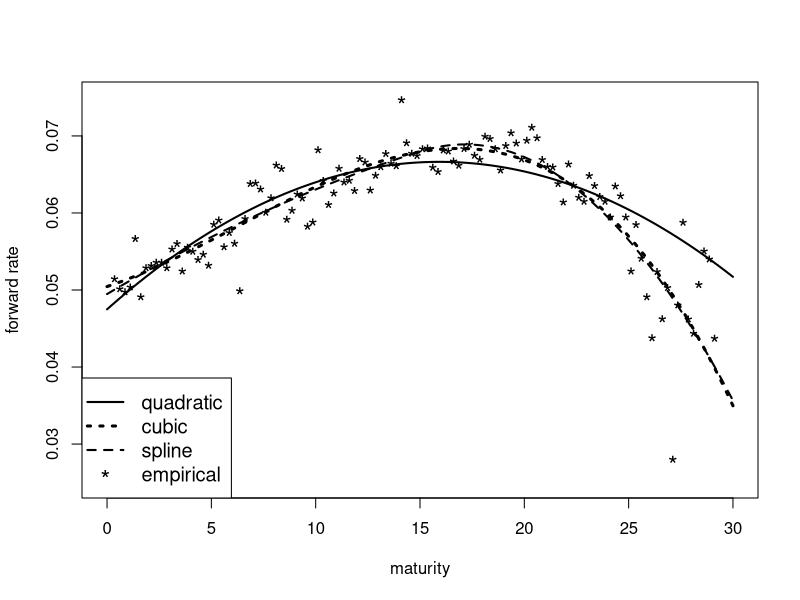
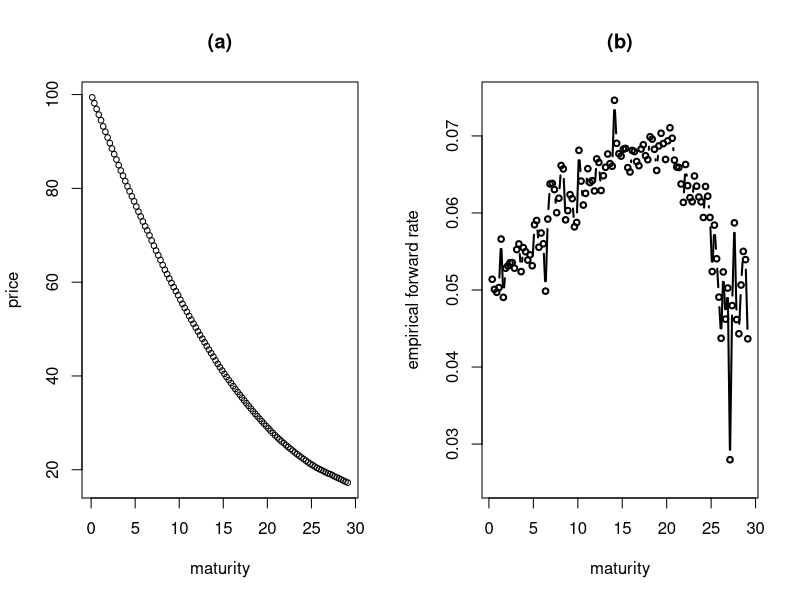

Recreate these plots in R, in order.
dat = read.table("strips_dec95.txt",header=TRUE)
dat = dat[order(dat$T),]
attach(dat)
t = seq(0,30,length=100)
emp = -diff(log(dat$price))/diff(dat$T)

fitLin = nls(price~100*exp(-beta0*T - (beta1*T^2)/2 ),data=dat,
     start=list(beta0=.03,beta1=0))
coefLin = summary(fitLin)$coef[,1]
forwardLin = coefLin[1] + coefLin[2]*t

fitQuad = nls(price~100*exp(-beta0*T - (beta1*T^2)/2 - (beta2*T^3)/3 ),data=dat,
     start=list(beta0=.03,beta1=0,beta2=0))
coefQuad = summary(fitQuad)$coef[,1]
forwardQuad = coefQuad[1] + (coefQuad[2]*t) + (coefQuad[3]*t^2) 

fitCubic = nls(price~100*exp(-beta0*T - (beta1*T^2)/2 - (beta2*T^3)/3 - (beta3*T^4)/4 ),data=dat,
     start=list(beta0=.03,beta1=0,beta2=0,beta3=0))
coefCubic = summary(fitCubic)$coef[,1]
forwardCubic = coefCubic[1] + (coefCubic[2]*t) + (coefCubic[3]*t^2) +(coefCubic[4]*t^3)

fitSpline = nls(price~100*exp(-beta0*T - (beta1*T^2)/2 - (beta2*T^3)/3 
     - (T>15)*(beta3*(T-15)^3)/3 ),data=dat,
     start=list(beta0=.03,beta1=0,beta2=0,beta3=0) )
coefSpline = summary(fitSpline)$coef[,1]
forwardSpline = coefSpline[1] + (coefSpline[2]*t)  + (coefSpline[3]*t^2)  + (t>15)*(coefSpline[4]*(t-15)^2)


fitSpline2 = nls(price~100*exp(-beta0*T - (beta1*T^2)/2 - (beta2*T^3)/3 
     - (T>10)*(beta3*(T-10)^3)/3 - (T>20)*(beta4*(T-20)^3)/3 ),data=dat,
     start=list(beta0=.03,beta1=0,beta2=0,beta3=0,beta4=0) )
coefSpline2 = summary(fitSpline2)$coef[,1]
forwardSpline2 = coefSpline2[1] + (coefSpline2[2]*t)  + (coefSpline2[3]*t^2)  + (t>10)*(coefSpline2[4]*(t-10)^3)/t +
   (t>20)*(coefSpline2[5]*(t-20)^2)


NS = function(b0,b1,b2,k)
{
ns_spot = b0 + (b1 + b2/k)*(1-exp(-k*T))/(k*T) - (b2/k)*exp(-k*T)
exp(-T*ns_spot)
}



b0=-.2
fitNS = nls(price ~ 100*exp(  -dat$T * (b0 + (b1 + b2/k)*(1-exp(-k*dat$T))/(k*dat$T) - (b2/k)*exp(-k*dat$T))  ),
    data=dat,start=list(b1=.017,b2=.004,k=.05),
    control = nls.control(maxiter=2500,minFactor = 1/1024),trace=T )
coefNS = summary(fitNS)$coef[,1]
b1 = coefNS[1]
b2 = coefNS[2]
k = coefNS[3]
NS_forward = b0 + (b1+b2*t)*exp(-k*t)

NSobj_fn = function(theta)
{
b0=theta[1]
b1=theta[2]
b2=theta[3]
k=theta[4]
pricehat = 100*exp(  -dat$T * (b0 + (b1 + b2/k)*(1-exp(-k*dat$T))/(k*dat$T) - (b2/k)*exp(-k*dat$T)))
sum((price - pricehat)^2)
}


fitNS = optim(c(-.2,.1,.1,.1),NSobj_fn)
theta = fitNS$par
b0=theta[1]
b1=theta[2]
b2=theta[3]
k=theta[4]
NS_forward = b0 + (b1+b2*t)*exp(-k*t)
NS_residual_error = sqrt(fitNS$value/(length(price)-4))




postscript("stripsNL01.ps",width=6,height=5)
plot(t,forwardQuad,type="l",ylim=c(0.025,.075),lwd=2,xlab="maturity",ylab="forward rate")
lines(t,forwardCubic,lty=3,lwd=3)
lines(t,forwardSpline,lty=2,lwd=2)
points(dat$T[2:length(dat$T)],emp,pch="*",cex=1.5)
legend("bottomleft",c("quadratic","cubic","spline","empirical"),
    lty=c(1,3,2,NA),lwd=c(2,3,2),pt.cex=1.5,pch=c(NA,NA,NA,"*"),cex=1.2 )
#lines(t,NS_forward,col="red")
graphics.off()

postscript("empirical.ps",width=8,height=4.5)
par(mfrow=c(1,2))
plot(dat$T,dat$price,xlab="maturity",ylab="price",main="(a)",cex=.75)
plot(dat$T[2:length(dat$T)],emp,,ylim=c(0.025,.075),lwd=2,xlab="maturity",
  ylab="empirical forward rate",type="b",cex=.75,
  main="(b)")
graphics.off()
